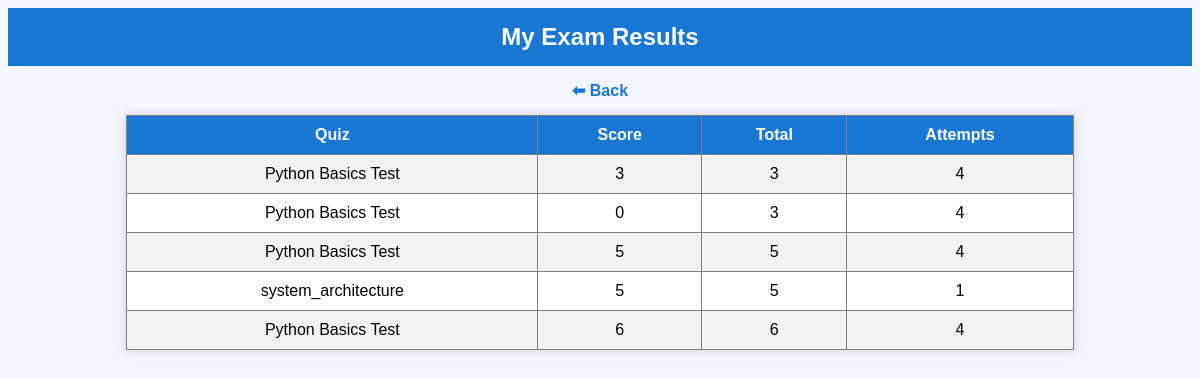
Page /view_score (signed in) on the committed database.
### models.py (models this page shows, shortened)
class Result(db.Model):
    id = db.Column(db.Integer, primary_key=True)
    student_id = db.Column(db.Integer, db.ForeignKey('user.id'), nullable=False)
    quiz_id = db.Column(db.Integer, db.ForeignKey('quiz.id'), nullable=False)
    score = db.Column(db.Integer, nullable=False)
    total = db.Column(db.Integer, nullable=False)

class Quiz(db.Model):
    id = db.Column(db.Integer, primary_key=True)
    title = db.Column(db.String(100), nullable=False)
    subject_id = db.Column(db.Integer, db.ForeignKey('subject.id'), nullable=False)
    teacher_id = db.Column(db.Integer, db.ForeignKey('user.id'), nullable=False)
    results = db.relationship('Result', backref='quiz', lazy=True)
    __table_args__ = (
        db.UniqueConstraint(
            'title',
            'subject_id',
            'teacher_id',
            name='unique_quiz_rule'
        ),
    )

### app.py (the view)
@app.route('/view_score')
def view_score():
    if session.get('role') != 'student':
        return redirect('/')
    results = Result.query.filter_by(
        student_id=session['user_id']
    ).all()
    attempts_data = db.session.query(
        Result.quiz_id,
        func.count(Result.id)
    ).filter_by(
        student_id=session['user_id']
    ).group_by(
        Result.quiz_id
    ).all()
    attempt_map = {
        a[0]: a[1]
        for a in attempts_data
    }
    return render_template(
        'view_score.html',
        results=results,
        attempt_map=attempt_map
    )

### templates/view_score.html (shortened to what this page needs)
<!DOCTYPE html>
<html>
<head>
</head>
<body>
<h2>My Exam Results</h2>
<a href="/student_dashboard">⬅ Back</a>
<table border="1">
    <tr>
        <th>Quiz</th>
        <th>Score</th>
        <th>Total</th>
        <th>Attempts</th>
    </tr>
    {% for r in results %}
    <tr>
        <td>{{ r.quiz.title }}</td>
        <td>{{ r.score }}</td>
        <td>{{ r.total }}</td>
        <td>
            {{ attempt_map[r.quiz_id] if r.quiz_id in attempt_map else 0 }}
        </td>
    </tr>
    {% endfor %}
</table>
</body>
</html>

### templates/view_score.html (style rules this page uses)
body { font-family: Arial; background: #f4f6ff; text-align: center; }
h2 { background: #1976d2; color: white; padding: 15px; margin: 0; }
a { display: inline-block; margin: 15px; text-decoration: none; color: #1976d2; font-weight: bold; }
table { margin: auto; width: 80%; border-collapse: collapse; background: white; box-shadow: 0px 0px 10px #ccc; }
th { background: #1976d2; color: white; padding: 10px; }
td { padding: 10px; text-align: center; }
tr:nth-child(even) { background: #f2f2f2; }

### rows in the picture
Result: quiz "Python Basics Test", score "3", total "3", attempt_map "4"
Result: quiz "Python Basics Test", score "0", total "3", attempt_map "4"
Result: quiz "Python Basics Test", score "5", total "5", attempt_map "4"
Result: quiz "system_architecture", score "5", total "5", student "1"
Result: quiz "Python Basics Test", score "6", total "6", attempt_map "4"
